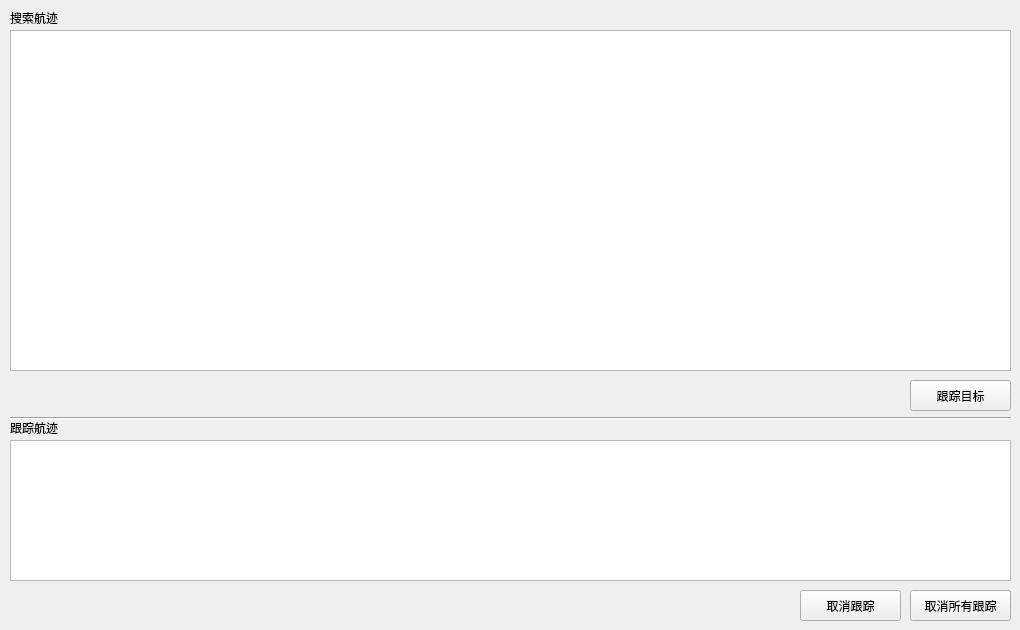
    <widget class="QWidget" name="tab_2">
     <attribute name="title">
      <string>航迹报文</string>
     </attribute>
     <widget class="QTableWidget" name="tableWidget_Search">
      <property name="geometry">
       <rect>
        <x>10</x>
        <y>30</y>
        <width>1001</width>
        <height>341</height>
       </rect>
      </property>
     </widget>
     <widget class="QTableWidget" name="tableWidget_Track">
      <property name="geometry">
       <rect>
        <x>10</x>
        <y>440</y>
        <width>1001</width>
        <height>141</height>
       </rect>
      </property>
     </widget>
     <widget class="QLabel" name="label">
      <property name="geometry">
       <rect>
        <x>10</x>
        <y>10</y>
        <width>61</width>
        <height>16</height>
       </rect>
      </property>
      <property name="text">
       <string>搜索航迹</string>
      </property>
     </widget>
     <widget class="QLabel" name="label_3">
      <property name="geometry">
       <rect>
        <x>10</x>
        <y>420</y>
        <width>61</width>
        <height>16</height>
       </rect>
      </property>
      <property name="text">
       <string>跟踪航迹</string>
      </property>
     </widget>
     <widget class="QPushButton" name="Btn_TrackTarget">
      <property name="geometry">
       <rect>
        <x>910</x>
        <y>380</y>
        <width>101</width>
        <height>31</height>
       </rect>
      </property>
      <property name="text">
       <string>跟踪目标</string>
      </property>
     </widget>
     <widget class="Line" name="line">
      <property name="geometry">
       <rect>
        <x>10</x>
        <y>410</y>
        <width>1001</width>
        <height>16</height>
       </rect>
      </property>
      <property name="orientation">
       <enum>Qt::Horizontal</enum>
      </property>
     </widget>
     <widget class="QPushButton" name="Btn_ClrAllTarget">
      <property name="geometry">
       <rect>
        <x>910</x>
        <y>590</y>
        <width>101</width>
        <height>31</height>
       </rect>
      </property>
      <property name="text">
       <string>取消所有跟踪</string>
      </property>
     </widget>
     <widget class="QPushButton" name="Btn_UnTrackTarget">
      <property name="geometry">
       <rect>
        <x>800</x>
        <y>590</y>
        <width>101</width>
        <height>31</height>
       </rect>
      </property>
      <property name="text">
       <string>取消跟踪</string>
      </property>
     </widget>
    </widget>
